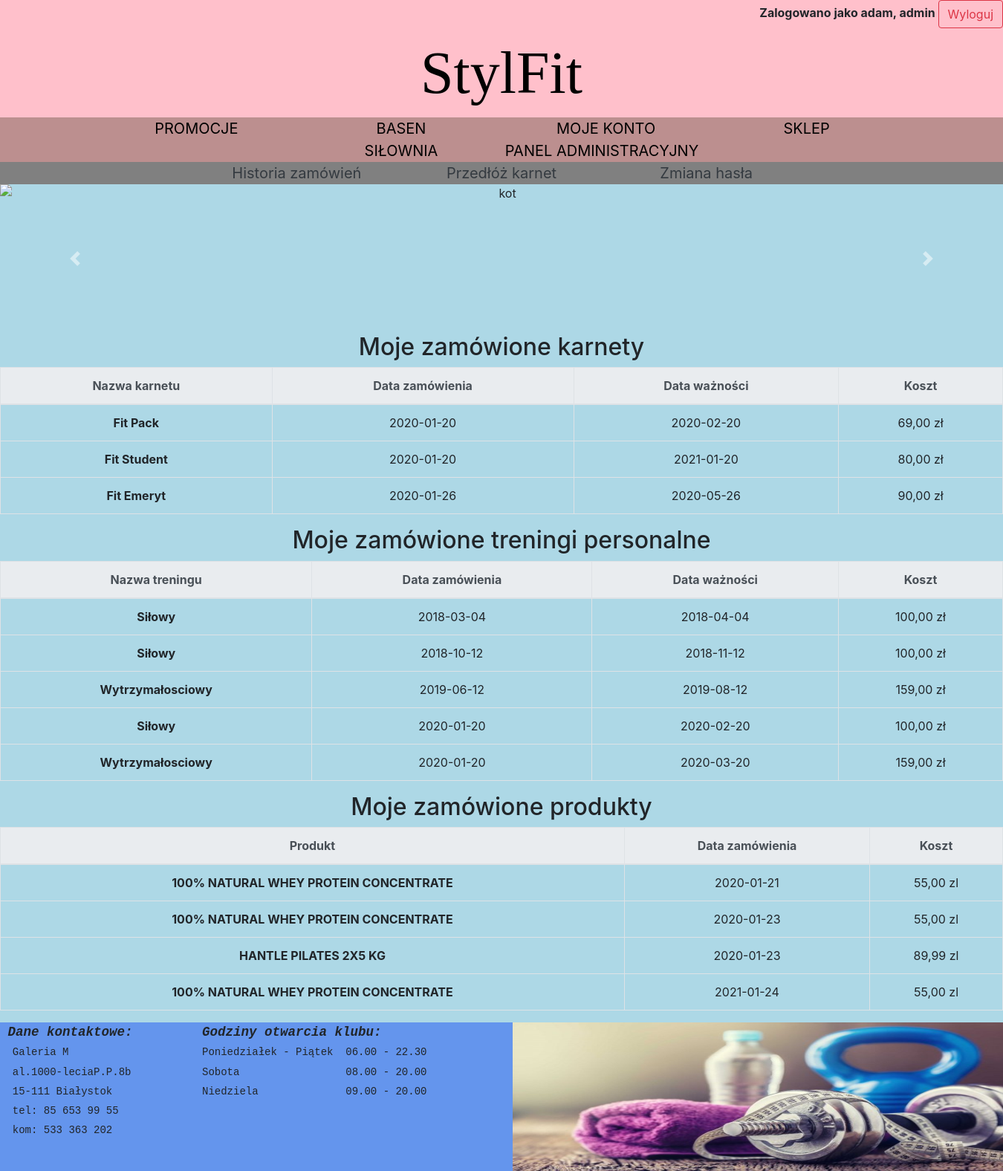
The page /azadanie/06.php (signed in) on the database its author committed.
### tables this page shows
CREATE TABLE `zamowienie` (
  `id_zamowienia` int(11) NOT NULL,
  `id_uzyt` int(11) NOT NULL,
  `id_karnetu` int(11) NOT NULL,
  `data_zakupu` date NOT NULL,
  `data_waznosci` date NOT NULL
);

CREATE TABLE `karnet` (
  `id_karnetu` int(11) NOT NULL,
  `nazwa` varchar(30) NOT NULL,
  `cena` varchar(20) NOT NULL,
  `czas` varchar(30) NOT NULL,
  `uwaga` text DEFAULT NULL
);

CREATE TABLE `zamowienietreningu` (
  `id_zamowienia_treningu` int(6) NOT NULL,
  `id_uzyt` int(6) DEFAULT NULL,
  `id_treningu` int(6) DEFAULT NULL,
  `data_zakupu` date DEFAULT NULL,
  `data_waznosci` date DEFAULT NULL
);

CREATE TABLE `trening` (
  `id_treningu` int(6) NOT NULL,
  `nazwa` varchar(30) NOT NULL,
  `cena` varchar(10) NOT NULL,
  `czas` varchar(30) NOT NULL,
  `opis` text DEFAULT NULL
);

CREATE TABLE `zamowienie_produktu` (
  `id_zam_produktu` int(6) NOT NULL,
  `id_uzyt` int(6) NOT NULL,
  `id_produktu` int(6) NOT NULL,
  `data_zakupu` date NOT NULL
);

CREATE TABLE `produkt` (
  `id_produktu` int(6) NOT NULL,
  `nazwa_produktu` varchar(100) NOT NULL,
  `producent` varchar(30) NOT NULL,
  `cena` varchar(20) NOT NULL,
  `zdjecie` varchar(50) NOT NULL,
  `opis_produktu` text DEFAULT NULL
);

### azadanie/06.php (the view, shortened to what this page needs)
<!DOCTYPE html>
<html lang="pl">
<head>
  <link rel="stylesheet" href="https://stackpath.bootstrapcdn.com/bootstrap/4.3.1/css/bootstrap.min.css"
>
    <link href="style.css" rel="stylesheet">
    <link href="stylaktalizacji.css" rel="stylesheet">
</head>
<body>
<?php
  $conn = mysqli_connect("localhost","root","","silownia");
include('header.php');
?>
  <nav id="menuzalogowanego">
    <ul>
      <li><a href="06.php" class="text-dark">Historia zamówień</a></li>
      <li><a href="07.php" class="text-dark">Przedłóż karnet</a></li>
      <li><a href="08.php" class="text-dark">Zmiana hasła</a></li>
    </ul>
  </nav>
  <main>
    <article class="artykul">
      <div id="carouselExampleControls" class="carousel slide" data-ride="carousel">
        <div class="carousel-inner">
          <div class="carousel-item active">
            <img src="kar1.jpg" class="d-block w-100" alt="kot" width="1340" height="200">
          </div>
        </div>
        <a class="carousel-control-prev" href="#carouselExampleControls" role="button" data-slide="prev">
          <span class="carousel-control-prev-icon" aria-hidden="true"></span>
        </a>
        <a class="carousel-control-next" href="#carouselExampleControls" role="button" data-slide="next">
          <span class="carousel-control-next-icon" aria-hidden="true"></span>
        </a>
      </div>
      <h2>Moje zamówione karnety</h2>
      <table class="table table-bordered">
        <thead class="thead-light">
          <tr>
            <th scope="col">Nazwa karnetu</th>
            <th scope="col">Data zamówienia</th>
            <th scope="col">Data ważności</th>
            <th scope="col">Koszt</th>
          </tr>
        </thead>
        <tbody>
          <?php
$qry = mysqli_query($conn,"SELECT * FROM `zamowienie` INNER JOIN `karnet` ON zamowienie.id_karnetu = karnet.id_karnetu WHERE Id_uzyt='".$_SESSION['Id_uzyt']."'");
  ?>
          <?php while($row = mysqli_fetch_array($qry)) { ?>
          <tr>
            <th scope="row"><?php echo $row['nazwa']; ?></th>
             <td><?php echo $row['data_zakupu']; ?></td>
             <td><?php echo $row['data_waznosci']; ?></td>
            <td><?php echo $row['cena']; ?></td>
          </tr>
          <?php } ?>
        </tbody>
      </table>
      <h2>Moje zamówione treningi personalne</h2>
      <table class="table table-bordered">
        <thead class="thead-light">
          <tr>
            <th scope="col">Nazwa treningu</th>
            <th scope="col">Data zamówienia</th>
            <th scope="col">Data ważności</th>
            <th scope="col">Koszt</th>
          </tr>
        </thead>
        <tbody>
          <?php
$qry = mysqli_query($conn,"SELECT * FROM `zamowienietreningu` INNER JOIN `trening` ON trening.id_treningu = zamowienietreningu.id_treningu  WHERE Id_uzyt='".$_SESSION['Id_uzyt']."' ORDER BY `zamowienietreningu`.`id_zamowienia_treningu` ASC");
  ?>
          <?php while($row = mysqli_fetch_array($qry)) { ?>
          <tr>
            <th scope="row"><?php echo $row['nazwa']; ?></th>
             <td><?php echo $row['data_zakupu']; ?></td>
             <td><?php echo $row['data_waznosci']; ?></td>
            <td><?php echo $row['cena']; ?></td>
          </tr>
          <?php } ?>
        </tbody>
      </table>
	    <h2>Moje zamówione produkty</h2>
      <table class="table table-bordered">
        <thead class="thead-light">
          <tr>
            <th scope="col">Produkt</th>
            <th scope="col">Data zamówienia</th>
            <th scope="col">Koszt</th>
          </tr>
        </thead>
        <tbody>
       <?php
$qry = mysqli_query($conn,"SELECT * FROM `zamowienie_produktu` INNER JOIN `produkt` ON produkt.id_produktu = zamowienie_produktu.id_produktu  WHERE Id_uzyt='".$_SESSION['Id_uzyt']."' ORDER BY `zamowienie_produktu`.`id_zam_produktu` ASC");
  ?>
          <?php while($row = mysqli_fetch_array($qry)) { ?>
          <tr>
            <th scope="row"><?php echo $row['nazwa_produktu']; ?></th>
             <td><?php echo $row['data_zakupu']; ?></td>
            <td><?php echo $row['cena']; ?></td>
          </tr>
          <?php } ?>
        </tbody>
      </table>
    </article>
  </main>
  <footer>
    <div class="row">
      <div class="col-md-2">
        <pre><b><i> Dane kontaktowe:</i></b><small>
  Galeria M
  al.1000-leciaP.P.8b
  15-111 Białystok
  tel: 85 653 99 55
  kom: 533 363 202</small></pre>
      </div>
      <div class="col-md-4">
        <pre><b><i>    Godziny otwarcia klubu: </i></b><small>
     Poniedziałek - Piątek  06.00 - 22.30
     Sobota                 08.00 - 20.00
     Niedziela              09.00 - 20.00</small></pre>
      </div>
      <div class="col-md-6"><img src="ok.jpg" alt="obrazek" width="665" height="200"></div>
    </div>
  </footer>
</body>
</html>

### azadanie/style.css (style rules this page uses)
#menuzalogowanego { background-color: gray; font-size: 20px; text-align: center; }
.artykul { background-color: lightblue; flex: 30%; height: auto; }
main { display: flex; }
footer { background-color: cornflowerblue; flex: 30%; font-size: 20px; text-align:left; }
p,body { margin:0; padding:0; text-align: center; }
ul { margin: 0; padding: 0; list-style-type: none; }
li { display: inline-block; width: 20%; line-break: normal; margin: 0; padding: 0; }
a { color: black; text-decoration: none; text-align:center; }

### rows shown on the page
zamowienie: id_karnetu.nazwa "Fit Pack", data_zakupu "2020-01-20", data_waznosci "2020-02-20", id_karnetu.cena "69,00 zł"
zamowienie: id_karnetu.nazwa "Fit Student", data_zakupu "2020-01-20", data_waznosci "2021-01-20", id_karnetu.cena "80,00 zł"
zamowienie: id_karnetu.nazwa "Fit Emeryt", data_zakupu "2020-01-26", data_waznosci "2020-05-26", id_karnetu.cena "90,00 zł"
zamowienietreningu: id_treningu.nazwa "Siłowy", data_zakupu "2018-03-04", data_waznosci "2018-04-04", id_treningu.cena "100,00 zł"
zamowienietreningu: id_treningu.nazwa "Siłowy", data_zakupu "2018-10-12", data_waznosci "2018-11-12", id_treningu.cena "100,00 zł"
zamowienietreningu: id_treningu.nazwa "Wytrzymałosciowy", data_zakupu "2019-06-12", data_waznosci "2019-08-12", id_treningu.cena "159,00 zł"
zamowienietreningu: id_treningu.nazwa "Siłowy", data_zakupu "2020-01-20", data_waznosci "2020-02-20", id_treningu.cena "100,00 zł"
zamowienietreningu: id_treningu.nazwa "Wytrzymałosciowy", data_zakupu "2020-01-20", data_waznosci "2020-03-20", id_treningu.cena "159,00 zł"
zamowienie_produktu: id_produktu.nazwa_produktu "100% NATURAL WHEY PROTEIN CONCENTRATE", data_zakupu "2020-01-21", id_produktu.cena "55,00 zl"
zamowienie_produktu: id_produktu.nazwa_produktu "100% NATURAL WHEY PROTEIN CONCENTRATE", data_zakupu "2020-01-23", id_produktu.cena "55,00 zl"
zamowienie_produktu: id_produktu.nazwa_produktu "HANTLE PILATES 2X5 KG", data_zakupu "2020-01-23", id_produktu.cena "89,99 zl"
zamowienie_produktu: id_produktu.nazwa_produktu "100% NATURAL WHEY PROTEIN CONCENTRATE", data_zakupu "2021-01-24", id_produktu.cena "55,00 zl"

### other values the page prints
$_SESSION['login'] "adam"
$_SESSION['typ'] "admin"
